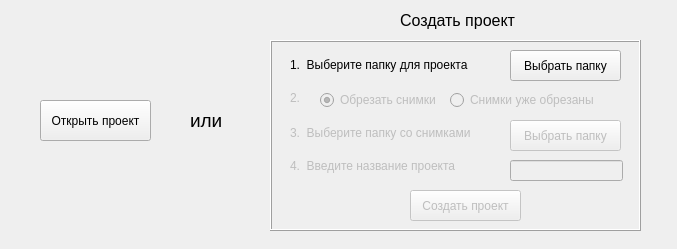
<?xml version="1.0" encoding="UTF-8"?>
<ui version="4.0">
 <class>StartWindow</class>
 <widget class="QDialog" name="StartWindow">
  <property name="geometry">
   <rect>
    <x>0</x>
    <y>0</y>
    <width>677</width>
    <height>249</height>
   </rect>
  </property>
  <property name="sizePolicy">
   <sizepolicy hsizetype="Fixed" vsizetype="Fixed">
    <horstretch>0</horstretch>
    <verstretch>0</verstretch>
   </sizepolicy>
  </property>
  <property name="windowTitle">
   <string>CrystalGrowthTool - Добро пожаловать</string>
  </property>
  <property name="windowIcon">
   <iconset>
    <normaloff>favicon.ico</normaloff>favicon.ico</iconset>
  </property>
  <widget class="QFrame" name="frame">
   <property name="enabled">
    <bool>true</bool>
   </property>
   <property name="geometry">
    <rect>
     <x>270</x>
     <y>40</y>
     <width>371</width>
     <height>191</height>
    </rect>
   </property>
   <property name="frameShape">
    <enum>QFrame::Box</enum>
   </property>
   <property name="frameShadow">
    <enum>QFrame::Raised</enum>
   </property>
   <widget class="QLabel" name="labelChooseProjectDirectory">
    <property name="geometry">
     <rect>
      <x>20</x>
      <y>4</y>
      <width>191</width>
      <height>41</height>
     </rect>
    </property>
    <property name="text">
     <string>1.  Выберите папку для проекта</string>
    </property>
   </widget>
   <widget class="QPushButton" name="createProjectButton">
    <property name="enabled">
     <bool>false</bool>
    </property>
    <property name="geometry">
     <rect>
      <x>140</x>
      <y>150</y>
      <width>111</width>
      <height>31</height>
     </rect>
    </property>
    <property name="autoFillBackground">
     <bool>false</bool>
    </property>
    <property name="text">
     <string>Создать проект</string>
    </property>
   </widget>
   <widget class="QPushButton" name="chooseProjectDirectoryButton">
    <property name="geometry">
     <rect>
      <x>240</x>
      <y>10</y>
      <width>111</width>
      <height>31</height>
     </rect>
    </property>
    <property name="autoFillBackground">
     <bool>false</bool>
    </property>
    <property name="text">
     <string>Выбрать папку</string>
    </property>
   </widget>
   <widget class="QPushButton" name="chooseImageDirectory">
    <property name="enabled">
     <bool>false</bool>
    </property>
    <property name="geometry">
     <rect>
      <x>240</x>
      <y>80</y>
      <width>111</width>
      <height>31</height>
     </rect>
    </property>
    <property name="autoFillBackground">
     <bool>false</bool>
    </property>
    <property name="text">
     <string>Выбрать папку</string>
    </property>
   </widget>
   <widget class="QLabel" name="label3">
    <property name="enabled">
     <bool>false</bool>
    </property>
    <property name="geometry">
     <rect>
      <x>20</x>
      <y>82</y>
      <width>181</width>
      <height>21</height>
     </rect>
    </property>
    <property name="text">
     <string>3.  Выберите папку со снимками</string>
    </property>
   </widget>
   <widget class="QLabel" name="label4">
    <property name="enabled">
     <bool>false</bool>
    </property>
    <property name="geometry">
     <rect>
      <x>20</x>
      <y>110</y>
      <width>171</width>
      <height>31</height>
     </rect>
    </property>
    <property name="text">
     <string>4.  Введите название проекта</string>
    </property>
   </widget>
   <widget class="QRadioButton" name="radioButtonCrop">
    <property name="enabled">
     <bool>false</bool>
    </property>
    <property name="geometry">
     <rect>
      <x>50</x>
      <y>50</y>
      <width>121</width>
      <height>20</height>
     </rect>
    </property>
    <property name="text">
     <string>Обрезать снимки</string>
    </property>
    <property name="checked">
     <bool>true</bool>
    </property>
   </widget>
   <widget class="QRadioButton" name="radioButtonDoNotCrop">
    <property name="enabled">
     <bool>false</bool>
    </property>
    <property name="geometry">
     <rect>
      <x>180</x>
      <y>50</y>
      <width>161</width>
      <height>20</height>
     </rect>
    </property>
    <property name="text">
     <string>Снимки уже обрезаны</string>
    </property>
   </widget>
   <widget class="QLabel" name="label2">
    <property name="enabled">
     <bool>false</bool>
    </property>
    <property name="geometry">
     <rect>
      <x>20</x>
      <y>50</y>
      <width>21</width>
      <height>16</height>
     </rect>
    </property>
    <property name="text">
     <string>2.</string>
    </property>
   </widget>
   <widget class="QLineEdit" name="inputProjectName">
    <property name="enabled">
     <bool>false</bool>
    </property>
    <property name="geometry">
     <rect>
      <x>240</x>
      <y>120</y>
      <width>113</width>
      <height>21</height>
     </rect>
    </property>
   </widget>
  </widget>
  <widget class="QPushButton" name="openProjectButton">
   <property name="geometry">
    <rect>
     <x>40</x>
     <y>100</y>
     <width>111</width>
     <height>41</height>
    </rect>
   </property>
   <property name="text">
    <string>Открыть проект</string>
   </property>
   <property name="autoDefault">
    <bool>true</bool>
   </property>
  </widget>
  <widget class="QLabel" name="labelOr">
   <property name="geometry">
    <rect>
     <x>190</x>
     <y>100</y>
     <width>31</width>
     <height>41</height>
    </rect>
   </property>
   <property name="font">
    <font>
     <pointsize>14</pointsize>
    </font>
   </property>
   <property name="text">
    <string>или</string>
   </property>
  </widget>
  <widget class="QLabel" name="labelCreateProject">
   <property name="geometry">
    <rect>
     <x>400</x>
     <y>10</y>
     <width>121</width>
     <height>21</height>
    </rect>
   </property>
   <property name="font">
    <font>
     <pointsize>12</pointsize>
    </font>
   </property>
   <property name="text">
    <string>Создать проект</string>
   </property>
  </widget>
 </widget>
 <resources/>
 <connections/>
</ui>
